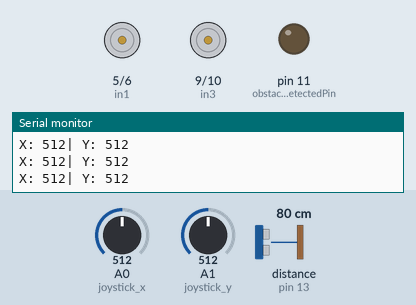
Simulated run of this sketch. Board: Arduino Uno, built with avr-gcc and run on an emulated ATmega328P. Shown: motor-driver pin pairs drawn as motors (green arrow = first pin HIGH = forward, orange = second pin HIGH = backward, longer = more drive), output pins drawn as LEDs (lit = HIGH), the last lines printed to the serial monitor. Inputs (shaded band) come from the test bench; at power-on: A0 (joystick_x) = 512, A1 (joystick_y) = 512, distance to the obstacle (sensor on pin 13) 80 cm. The echo pulse lasts 58.3 µs per cm; pins used as bus, display or sensor lines are not drawn.

Above: at 1.2 s.
1.3 s: A0 (joystick_x) set to 546
At 1.9 s:
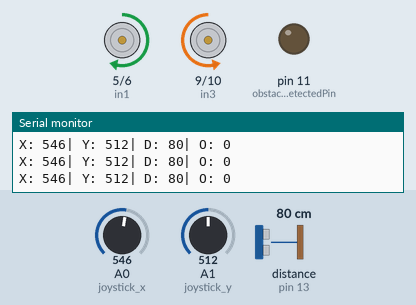
2.8 s: A0 (joystick_x) set to 490
At 3.9 s:
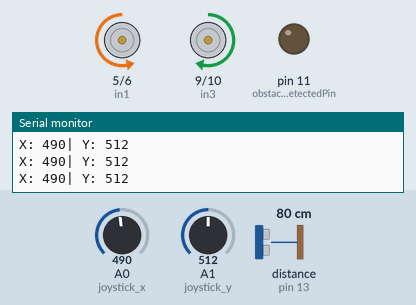
4.4 s: A0 (joystick_x) set to 514
At 5.4 s:
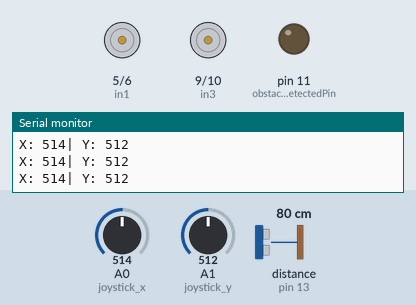
5.9 s: A1 (joystick_y) set to 485
At 6.8 s:
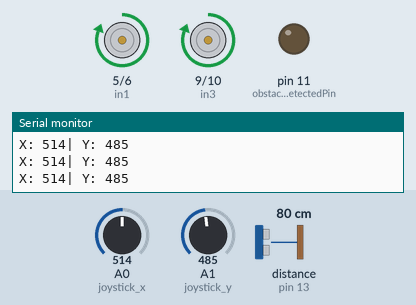
7.4 s: A1 (joystick_y) set to 540
At 8.3 s:
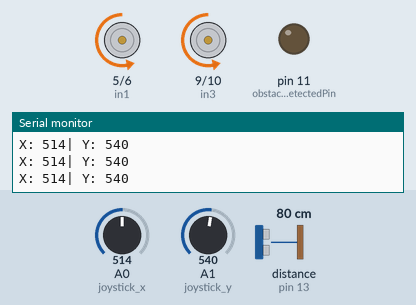
8.9 s: A1 (joystick_y) set to 520
At 9.9 s:
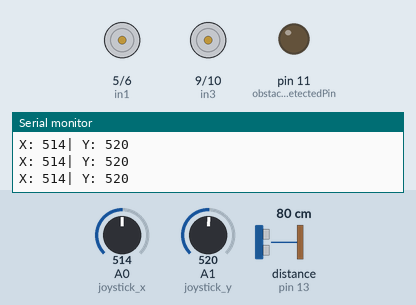
Timing chart, 0 to 11.4 s (numbered marks = the images above; inputs shaded):
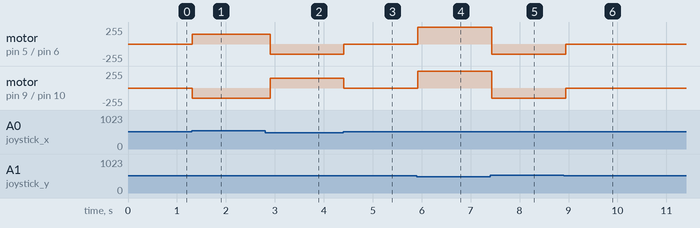

The sketch:

CAR-08-20-Ultrasonic-anticollision.ino
```cpp
// This sketch receives input from an analog joystick and
// controls the speed and direction of the Arduino car.
// To turn, the speed will be constant, set in the low_speed variable.
// For forward and backward movement, speed is calculated based on the
// deflection of the Joystick's Y axis from the center.
// The car running this sketch will check for obstacles everytime it
// attempts a forward movement.

const int in1 = 5; // in1,2 for right wheel
const int in2 = 6;
const int in3 = 9; // in3,4 for left wheel
const int in4 = 10;

const int joystick_x = A0;
const int joystick_y = A1;

int Xvalue = 0;
int Yvalue = 0;

// X and Y max min values for no movement. I have define these values experimentally.
const int x_max = 530;
const int x_min = 500;
const int y_max = 530;
const int y_min = 500;

const int high_speed = 255;
const int low_speed = 150;

const int obstacle_distance = 10; // Stop the car's forward movement within this range

#define trigPin 12
#define echoPin 13
#define obstacleDetectedPin 11

void moveA(int speed) {
  analogWrite(in1, 0);
  analogWrite(in2, speed);
  analogWrite(in3, speed);
  analogWrite(in4, 0);
}

void moveB(int speed) {
  analogWrite(in1, speed);
  analogWrite(in2, 0);
  analogWrite(in3, 0);
  analogWrite(in4, speed);
}

void turnB(int speed) {
  analogWrite(in1, speed);
  analogWrite(in2, 0);
  analogWrite(in3, speed);
  analogWrite(in4, 0);
}

void turnA(int speed) {
  analogWrite(in1, 0);
  analogWrite(in2, speed);
  analogWrite(in3, 0);
  analogWrite(in4, speed);
}

void stopMove() {
  analogWrite(in1, 0);
  analogWrite(in2, 0);
  analogWrite(in3, 0);
  analogWrite(in4, 0);
}

void setup() {
  // put your setup code here, to run once:
  Serial.begin(9600);
  pinMode(trigPin, OUTPUT);
  pinMode(echoPin, INPUT);
  pinMode(obstacleDetectedPin, OUTPUT);
  digitalWrite(obstacleDetectedPin, LOW);
}

void loop() {
  Xvalue = analogRead(joystick_x);
  Yvalue = analogRead(joystick_y);

  Serial.print("X: ");
  Serial.print(Xvalue, DEC);  // print the value of VRX in DEC
  Serial.print("| Y: ");
  Serial.print(Yvalue, DEC);  // print the value of VRX in DEC

  // Get these values through experimentation .
  if ((Xvalue >= x_min && Xvalue <=x_max) &&
      (Yvalue >= y_min && Yvalue <= y_max))
  {
    stopMove();
    Serial.println();
  } else if (Xvalue < x_min) {  // No forward move allowed if obstacle is detected
    moveA(low_speed);
    Serial.println();
  } else if (Xvalue > x_max) {
    if (detectObstacle() == 0) // During forward move instruction, check for obstacles.
      {
        moveB(low_speed);      // If there is none, move.
      } else
      {
        stopMove(); // or moveB(0);   // If obstacle is detected, stop.
      }
  } else if (Yvalue > y_max) {
    turnA(low_speed);
    Serial.println();
  } else if (Yvalue < y_min) {
    turnB(high_speed);
    Serial.println();
  }

  delay(100);
}

int detectObstacle()
{
  long duration, distance;
  byte obstacleDetected = 0; // If an obstacle is detected, change to 1

  digitalWrite(trigPin, LOW);
  delayMicroseconds(2);
  digitalWrite(trigPin, HIGH);
  delayMicroseconds(10);
  digitalWrite(trigPin, LOW);
  duration = pulseIn(echoPin, HIGH);
  distance = (duration/2) / 29.1;

  if (distance <= obstacle_distance){
    obstacleDetected = 1;
    digitalWrite(obstacleDetectedPin, HIGH);
  }
  else {
    obstacleDetected = 0;
    digitalWrite(obstacleDetectedPin, LOW);
  }

  Serial.print("| D: ");
  Serial.print(distance, DEC);
  Serial.print("| O: ");
  Serial.println(obstacleDetected, DEC);

  return obstacleDetected;
}
```

Measured:
- the behaviour switches between 530 and 531 on A0 (joystick_x) (found by bisection; images 0 and 1)
- the behaviour switches between 499 and 500 on A0 (joystick_x) (found by bisection; images 2 and 3)
- the behaviour switches between 500 and 499 on A1 (joystick_y) (found by bisection; images 3 and 4)
- after the input at 1.3 s, motor on pin 5 (in1) / pin 6 (in2): stopped → forward 150/255 at once; motor on pin 9 (in3) / pin 10 (in4): stopped → backward 150/255 at once
- after the input at 2.8 s, motor on pin 5 (in1) / pin 6 (in2): forward 150/255 → backward 150/255 after 0.10 s; motor on pin 9 (in3) / pin 10 (in4): backward 150/255 → forward 150/255 after 0.10 s
- after the input at 4.4 s, motor on pin 5 (in1) / pin 6 (in2): backward 150/255 → stopped at once; motor on pin 9 (in3) / pin 10 (in4): forward 150/255 → stopped at once
- after the input at 5.9 s, motor on pin 5 (in1) / pin 6 (in2), motor on pin 9 (in3) / pin 10 (in4): stopped → forward 255/255 at once
- after the input at 7.4 s, motor on pin 5 (in1) / pin 6 (in2), motor on pin 9 (in3) / pin 10 (in4): forward 255/255 → backward 150/255 at once
- after the input at 8.9 s, motor on pin 5 (in1) / pin 6 (in2), motor on pin 9 (in3) / pin 10 (in4): backward 150/255 → stopped at once
